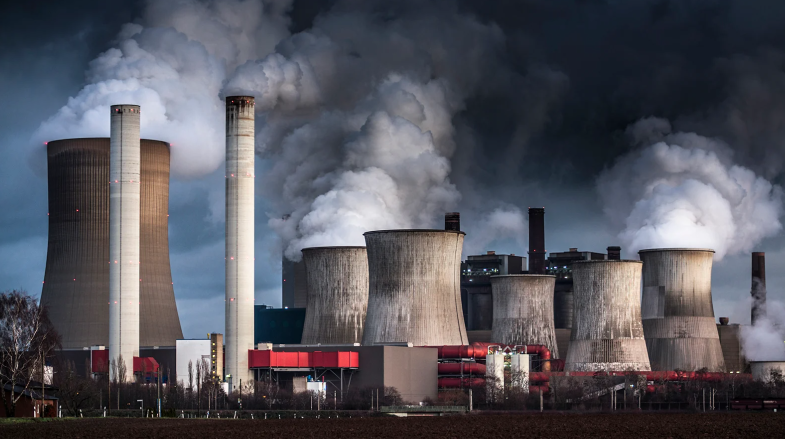
#> input picture Hero Image.png, 1570 x 877 px (shown at 1/2 size)
$ python make_hero_etching.py
#> lines starting #> are read from the running program, lines starting #| are printed output that depends on the picture; after the words box and inside, x2 and y2 are one past the last pixel; in counts of white or black regions, pixels touching at a corner belong together
"""Build the monochrome etched hero artwork from the repository source image."""

from pathlib import Path

from PIL import Image, ImageChops, ImageDraw, ImageEnhance, ImageFilter, ImageOps


SCRIPT_DIR = Path(__file__).resolve().parent
SOURCE = SCRIPT_DIR.parents[1] / "Hero Image.png"
TARGET = SCRIPT_DIR.parent / "public" / "hero-etching.png"
TARGET_WIDTH = 1600


def make_etching(source: Path = SOURCE, target: Path = TARGET) -> None:
    with Image.open(source) as original:
#> original is the input picture: PIL image 1570x877 RGBA; mean R, G, B, A 84.7, 84.6, 93, 255
        height = round(original.height * TARGET_WIDTH / original.width)
#> height = 894
        gray = ImageOps.grayscale(original).resize(
            (TARGET_WIDTH, height), Image.Resampling.LANCZOS
        )

    gray = ImageOps.autocontrast(gray, cutoff=1)
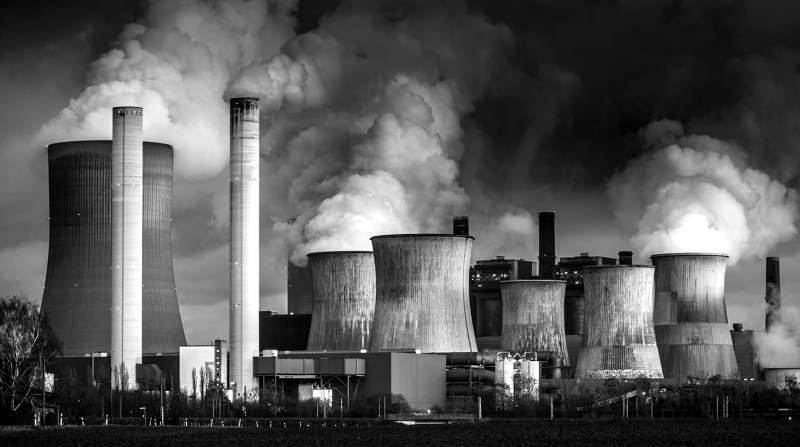
#> gray: PIL image 1600x894 L (shown at 1/2 size); min 0, max 255, mean 87.2
    base = ImageEnhance.Contrast(gray).enhance(1.35)
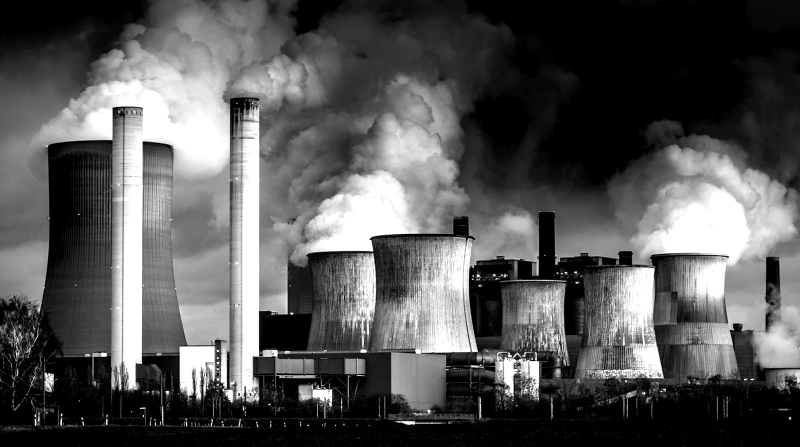
#> base: PIL image 1600x894 L (shown at 1/2 size); min 0, max 255, mean 87.3

    edges = base.filter(ImageFilter.FIND_EDGES)
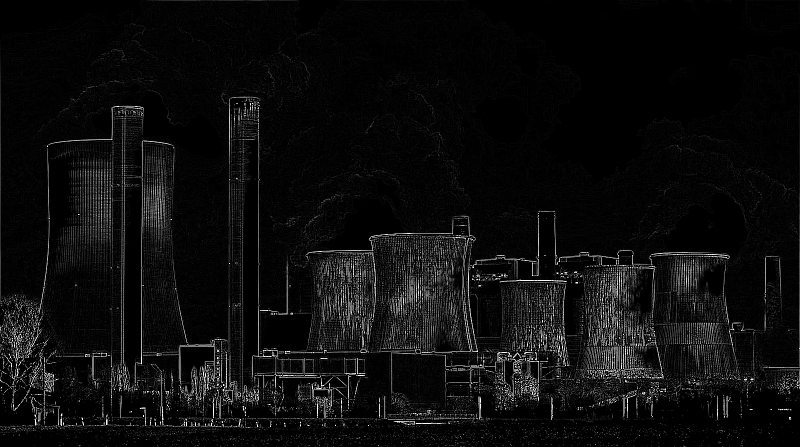
#> edges: PIL image 1600x894 L (shown at 1/2 size); min 0, max 255, mean 12.8
    edge_ink = ImageOps.invert(ImageEnhance.Contrast(edges).enhance(1.8))
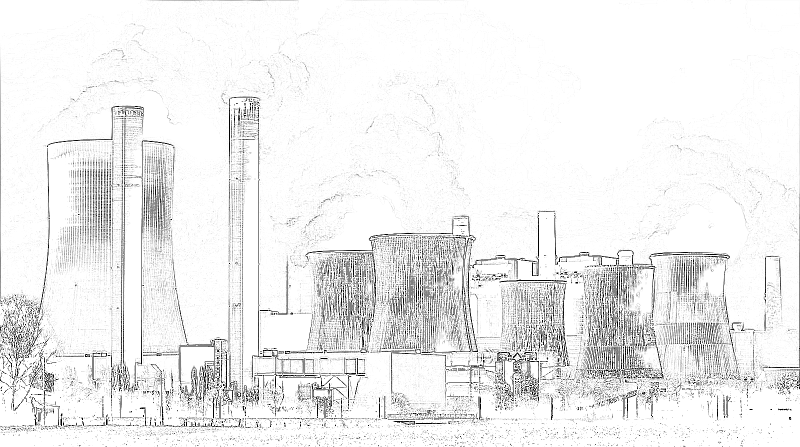
#> edge_ink: PIL image 1600x894 L (shown at 1/2 size); min 0, max 255, mean 238.2
    etched = ImageChops.multiply(base, edge_ink)

    # Horizontal hatch marks appear only in the darker parts of the scene.
    hatch_mask = Image.new("L", etched.size, 0)
#> hatch_mask: PIL image 1600x894 L; every value is 0
    hatch_lines = Image.new("L", etched.size, 0)
    line_draw = ImageDraw.Draw(hatch_lines)
    for y in range(0, etched.height, 4):
        line_draw.line((0, y, etched.width, y), fill=255, width=1)

    dark_areas = etched.point(lambda value: 255 if value < 175 else 0)
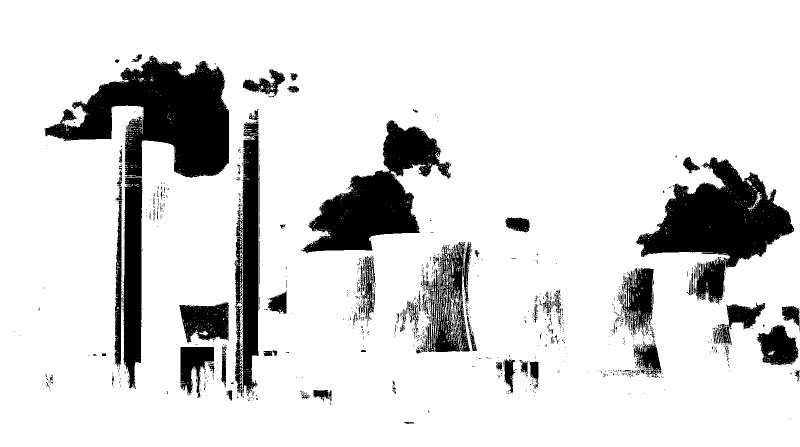
#> dark_areas: PIL image 1600x894 L (shown at 1/2 size); 85.5% white; 1381 black regions (1270 under 20 px), largest, box (x1, y1, x2, y2) and area: (89, 111, 458, 777) 60618, (1272, 314, 1588, 609) 39354, (603, 241, 902, 507) 31616
    hatch_mask = ImageChops.multiply(dark_areas, hatch_lines)
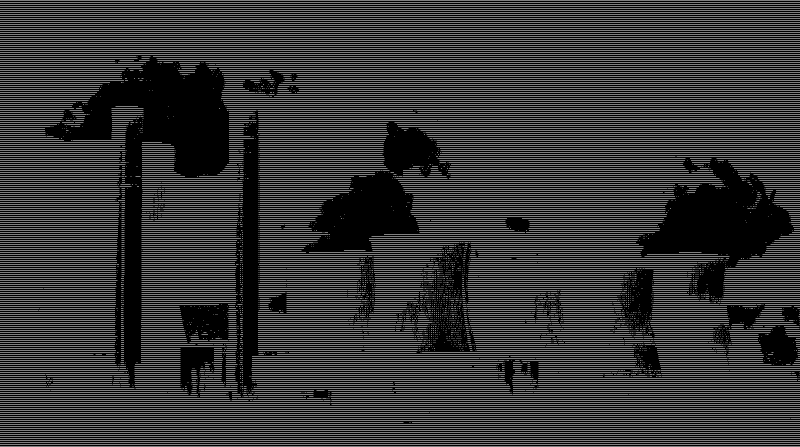
#> hatch_mask: PIL image 1600x894 L (shown at 1/2 size); 21.4% white in thin lines or dots
    hatching = Image.new("L", etched.size, 255)
#> hatching: PIL image 1600x894 L; every value is 255
    hatching.paste(105, mask=hatch_mask)
#> hatching: PIL image 1600x894 L; values 105 (black) and 255 (white), 78.6% white; black in thin lines or dots
    etched = ImageChops.multiply(etched, hatching)
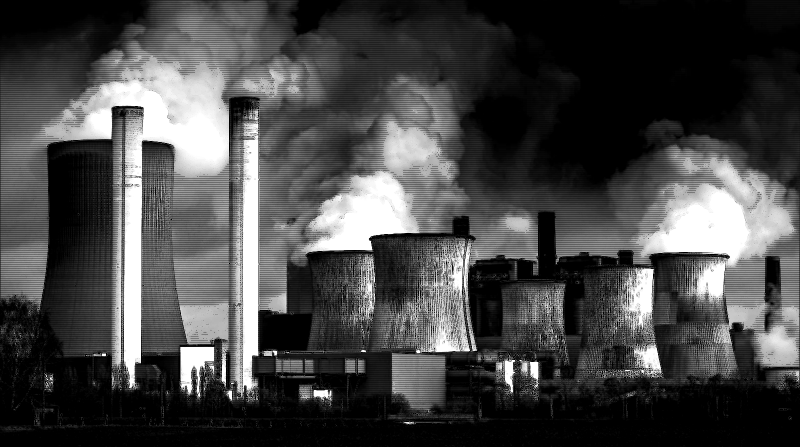
#> etched: PIL image 1600x894 L (shown at 1/2 size); min 0, max 255, mean 71.3

    # A small palette keeps the committed PNG comfortably below 500 KB.
    output = ImageOps.autocontrast(etched).quantize(colors=64)
    target.parent.mkdir(parents=True, exist_ok=True)
    output.save(target, format="PNG", optimize=True, compress_level=9)


if __name__ == "__main__":
    make_etching()
